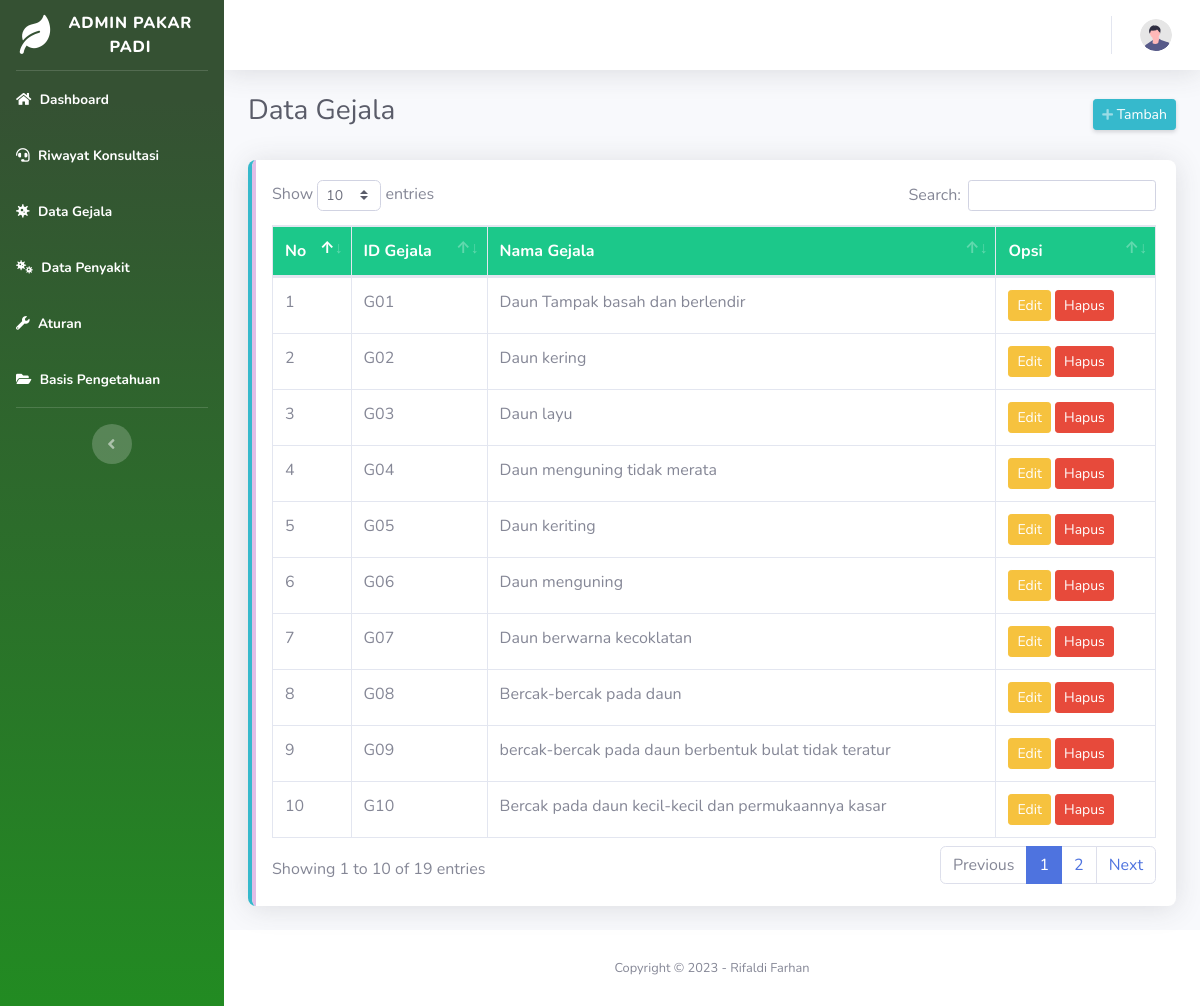
Screenshot of /Admin/Gejala (signed in) with the database file from the repository.
### tables this page shows
CREATE TABLE `gejala` (
  `id_gejala` varchar(10) NOT NULL,
  `nama_gejala` varchar(100) NOT NULL
);

### application/modules/Admin/controllers/Gejala.php (called while the page is built, shortened)
<?php
class Gejala extends CI_Controller
{
  public function __construct()
  {
    $this->load->model('M_gejala');
  }
  public function index()
  {
    $data = array(
      'list_gejala' => $this->M_gejala->getAll()->result(),
      'content' => 'Admin/gejala/index.php'
    );
    $this->load->view('template_admin/template_admin', $data);
  }
}

### index.php (called while the page is built, shortened)
<?php
require_once BASEPATH.'core/CodeIgniter.php';

### application/models/M_gejala.php (called while the page is built, shortened)
<?php
class M_gejala extends CI_Model
{
    function getAll()
    {
        return $this->db->get('gejala');
    }
}

### application/modules/Admin/views/gejala/index.php (the view, shortened to what this page needs)
<div class="container-fluid">
  <div class="d-sm-flex align-items-center justify-content-between mb-4">
    <h1 class="h3 mb-2 text-gray-800">Data Gejala</h1>
    <a href="<?php echo base_url('Admin/Gejala/tambah') ?>" class="d-none d-sm-inline-block btn btn-sm btn-info shadow-sm">
      <i class="fas fa-plus fa-sm text-white-50"></i> Tambah</a>
  </div>
  <div class="card border-left-info shadow mb-4">
    <div class="card-body">
      <div class="table-responsive">
        <table class="table table-bordered" id="dataTable" width="100%" cellspacing="0">
          <thead class="bg-success text-white">
            <tr>
              <th>No</th>
              <th>ID Gejala</th>
              <th>Nama Gejala</th>
              <th>Opsi</th>
            </tr>
          </thead>
          <?php $no = 1;
          foreach ($list_gejala as $data) : ?>
            <tr>
              <td><?php echo $no++ ?></td>
              <td><?php echo $data->id_gejala ?></td>
              <td><?php echo $data->nama_gejala ?></td>
              <td>
                <a href=<?php echo base_url('Admin/Gejala/edit/' . $data->id_gejala) ?> class="btn btn-warning btn-sm">Edit</a>
                <a href=<?php echo base_url('Admin/Gejala/delete/' . $data->id_gejala) ?> class="btn btn-danger btn-sm">Hapus</a>
              </td>
            </tr>
          <?php endforeach; ?>
        </table>
      </div>
    </div>
  </div>
</div>

### desain/custom/css/mycss.css (style rules this page uses)
.card { border:none; position:relative; overflow:hidden; border-radius:8px; cursor:pointer; }
.card:before { content:""; position:absolute; left:0; top:0; width:4px; height:100%; background-color:#E1BEE7; transform:scaleY(1); transition:all 0.5s; transform-origin: bottom }
.card:after { content:""; position:absolute; left:0; top:0; width:4px; height:100%; background-color:#27583a; transform:scaleY(0); transition:all 0.5s; transform-origin: bottom }

### rows the page displays
gejala: id_gejala "G01", nama_gejala "Daun Tampak basah dan berlendir"
gejala: id_gejala "G02", nama_gejala "Daun kering"
gejala: id_gejala "G03", nama_gejala "Daun layu"
gejala: id_gejala "G04", nama_gejala "Daun menguning tidak merata"
gejala: id_gejala "G05", nama_gejala "Daun keriting"
gejala: id_gejala "G06", nama_gejala "Daun menguning"
gejala: id_gejala "G07", nama_gejala "Daun berwarna kecoklatan"
gejala: id_gejala "G08", nama_gejala "Bercak-bercak pada daun"
gejala: id_gejala "G09", nama_gejala "bercak-bercak pada daun berbentuk bulat tidak teratur"
gejala: id_gejala "G10", nama_gejala "Bercak pada daun kecil-kecil dan permukaannya kasar"
